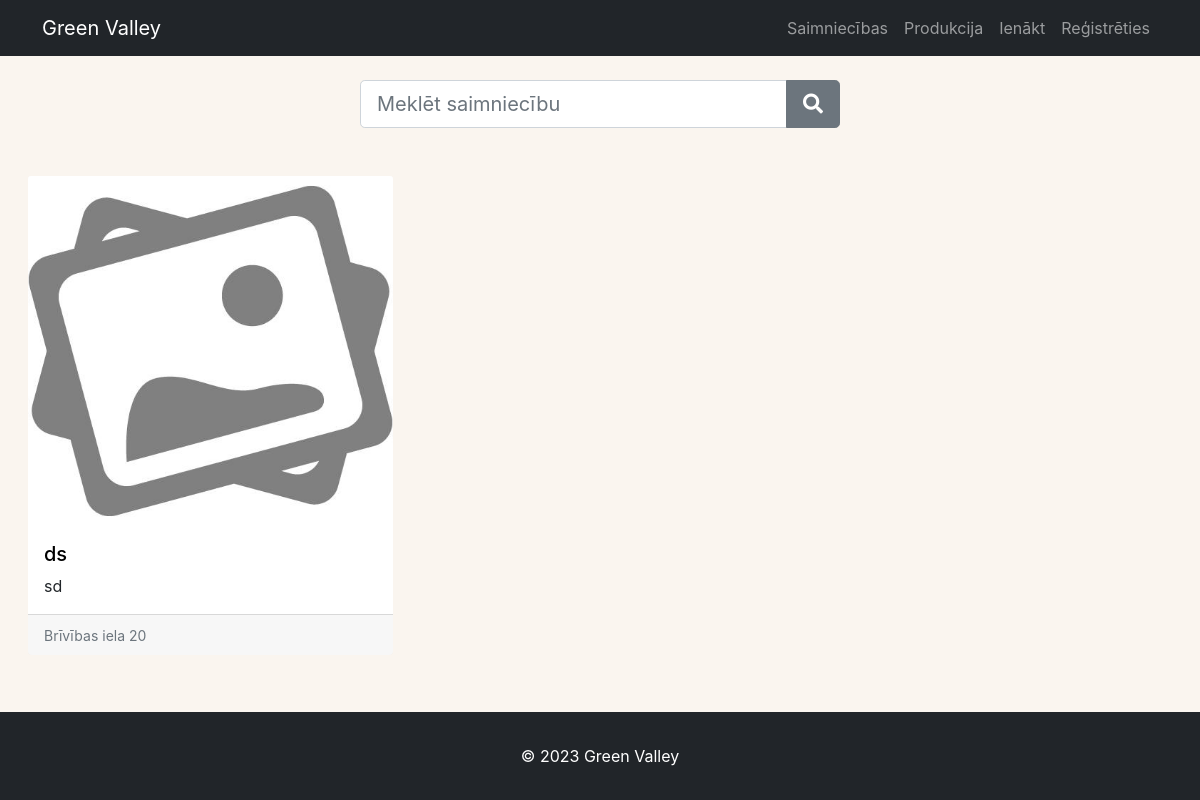
/farms/, run on the app's committed database.
### users/models.py (models this page shows, shortened)
class Farm(models.Model):
    owner = models.OneToOneField(
        Profile, on_delete=models.CASCADE, blank=True, null=True
    )
    name = models.CharField(max_length=200)
    description = models.TextField()
    foto = models.ImageField(null=True, blank=False,
                             default='default_farm.jpg',)
    phone_regex = RegexValidator(
        regex=r'^\d{8}$'
    )
    phone = models.CharField(
        max_length=8,
        blank=True,
        null=True,
        validators=[phone_regex]
    )
    country = models.CharField(max_length=200, default="Latvija")
    city = models.CharField(max_length=200)
    address = models.CharField(max_length=200)
    latitude = models.CharField(max_length=200, blank=True, null=True)
    longitude = models.CharField(max_length=200, blank=True, null=True)
    date = models.DateTimeField(default=timezone.now)

### users/views.py (the view)
# urls.py: path('farms/', views.farms, name='farms'),
def farms(request):
    farms, search_query = searchFarms(request)
    farms = farms.order_by('-date')
    custom_range, farms = paginateFarms(request, farms, 6)
    context = {'farms': farms, 'search_query': search_query,
               'custom_range': custom_range}
    return render(request, 'users/farms.html', context)

### users/utils.py (called while the page is built)
def paginateFarms(request, profiles, results):
    page = request.GET.get('page')
    paginator = Paginator(profiles, results)
    try:
        profiles = paginator.page(page)
    except PageNotAnInteger:
        page = 1
        profiles = paginator.page(page)
    except EmptyPage:
        page = paginator.num_pages
        profiles = paginator.page(page)
    leftIndex = (int(page) - 4)
    if leftIndex < 1:
        leftIndex = 1
    rightIndex = (int(page) + 5)
    if rightIndex > paginator.num_pages:
        rightIndex = paginator.num_pages + 1
    custom_range = range(leftIndex, rightIndex)
    return custom_range, profiles

def searchFarms(request):
    search_query = ''
    if request.GET.get('search_query'):
        search_query = request.GET.get('search_query')
    farms = Farm.objects.distinct().filter(
        Q(name__icontains=search_query)
    )
    return farms, search_query

### users/templates/users/farms.html (shortened to what this page needs)
{% extends 'main.html' %} {% block content %}
<form
  id="searchForm"
  class="form d-flex justify-content-center mt-4"
  action="{% url 'farms' %}"
  method="get"
>
  <div class="input-group input-group-lg" style="width: 40%">
    <input
      class="form-control"
      id="formInputSearch"
      type="text"
      name="search_query"
      placeholder="Meklēt saimniecību"
      value="{{search_query}}"
    />
    <button class="btn btn-secondary" type="submit">
      <i class="fas fa-search"></i>
    </button>
  </div>
</form>
<div class="row row-cols-1 row-cols-md-3 g-4" style="margin: 1rem">
  {% for farm in farms %}
  <div class="col" style="margin-top: 1rem">
    <div class="card h-100">
      <div>
        <a href="{% url 'farm' farm.id %}" class="card__body">
          <img
            src="{{ farm.foto.url }}"
            class="card-img-top farm"
            alt="image"
          />
        </a>
      </div>
      <div class="card-body">
        <a href="{% url 'farm' farm.id %}">
          <h5 class="card-title">{{ farm.name }}</h5>
        </a>
        <p class="card-text">{{ farm.description|truncatewords_html:30 }}</p>
      </div>
      <div class="card-footer">
        <small class="text-muted">{{ farm.address }}</small>
      </div>
    </div>
  </div>
  {% endfor %}
</div>
{% endblock content %}

### static/css/styles.css (style rules this page uses)
body { font-family: "Inter", sans-serif; background: #faf5ef; margin: 0; padding: 0; }
a { text-decoration: none; }
#searchForm { margin-bottom: 1rem; }
.card { border: none; }
.card__body { text-decoration: none; }
.card-body a { color: black; text-decoration: none; }
.card-title { font-size: 1.25rem; margin-bottom: 0.5rem; }
.card-text { font-size: 1rem; }
.card-img-top { height: 300px; object-fit: cover; }
.card-img-top.farm { height: 350px; object-fit: cover; }
.card-img-top { width: 100%; object-fit: cover; }

### data on the page
Farm: foto (placeholder picture), name "ds", description "sd", address "Brīvības iela 20"
